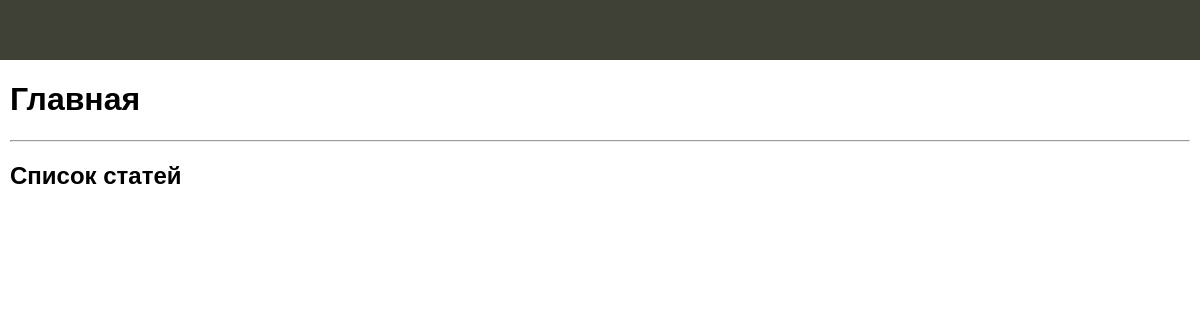
/, run on an earlier commit of the app's database.
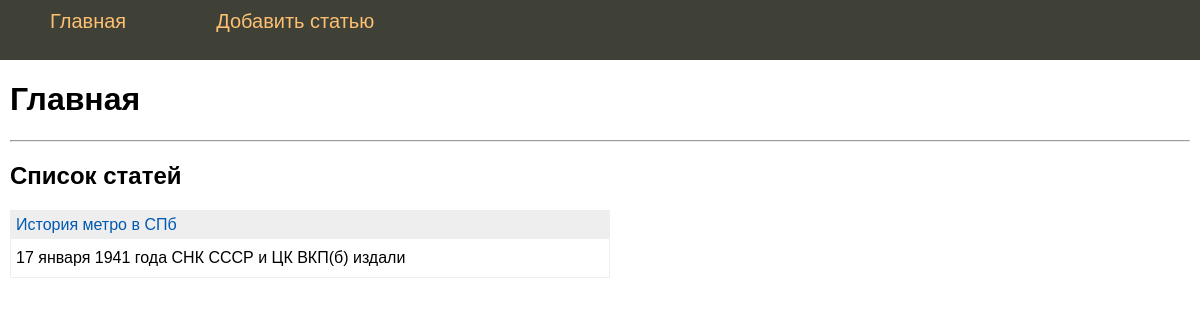
And on a later commit of the database.
### tables this page shows
CREATE TABLE mainmenu (
  id integer PRIMARY KEY AUTOINCREMENT,
  title text NOT NULL,
  url text NOT NULL
);

CREATE TABLE posts (
  id integer PRIMARY KEY AUTOINCREMENT,
  title text NOT NULL,
  text text NOT NULL,
  url text NOT NULL,
  time integer NOT NULL
);

### flsite_db.py (the view)
@app.route("/")
def index():
  return render_template('index_db.html', title = "Главная",hesh = dbase.getMenu(), posts = dbase.getPostsAnnonce())

### FDataBase.py (called while the page is built)
  def getMenu(self):
    sql = '''SELECT * FROM mainmenu'''
    try:
      self.__cur.execute(sql)
      res = self.__cur.fetchall()
      if res: return res
    except:
      print("Ошибка чтения из БД")
    return []

  def getPostsAnnonce(self):
    try:
      self.__cur.execute(f"SELECT id, title, text, url FROM posts ORDER BY time DESC")
      res = self.__cur.fetchall()
      if res: return res
    except sqlite3.Error as e:
      print ("Ошибка получения статьи из БД" + str(e))
    return []

### flsite_db.py (called while the page is built)
def connect_db():
  conn = sqlite3.connect(app.config['DATABASE'])
  conn.row_factory = sqlite3.Row
  return conn

def get_db():
  if not hasattr(g, 'link_db'):
    g.link_db = connect_db()
  return g.link_db

@app.before_request
def before_request():
  global dbase
  db = get_db()
  dbase = FDataBase(db)

### templates/index_db.html
{% extends 'base.html' %}
{% block content %}
{{ super() }}
<hr>
<h2>Список статей</h2>
<ul class="list-posts">
  {% for p in posts %}
  <li>
    <p class="title"><a href="{{ url_for('showPost', alias=p.url)}}">{{ p.title }}</a></p>
    <p class="annonce">{{ p.text[:50] | striptags}}</p>
  </li>
  {% endfor %}
</ul>
{% endblock %}

### templates/base.html (shortened to what this page needs)
<!DOCTYPE html>
<html>
  <head>
    <link type="text/css" href="{{ url_for('static', filename='css/styles.css')}}" rel="stylesheet" />
  </head>
  <body>
    {% block content -%}
      {%- block mainmenu -%}
        <ul class="mainmenu">
          {% for m in hesh %}
          <li><a href="{{m.url}}">{{m.title}}</a></li>
          {% endfor %}
        </ul>
      {% endblock mainmenu -%}
      <div class="content">
        {% if title %}
          <h1>{{ title }}</h1>
        {% else %}
          <h1>Страница</h1>
        {% endif %}
        {% endblock %}
      </div>
  </body>
</html>

What changed in the data, as far as the page shows it:
added mainmenu: title "Главная"
added mainmenu: title "Добавить статью"
now on this page (row unchanged): posts: title "История метро в СПб", text "17 января 1941 года СНК СССР и ЦК ВКП(б) издали"
Also different on the page:
{{ title }}: "Главная" → (not shown)
